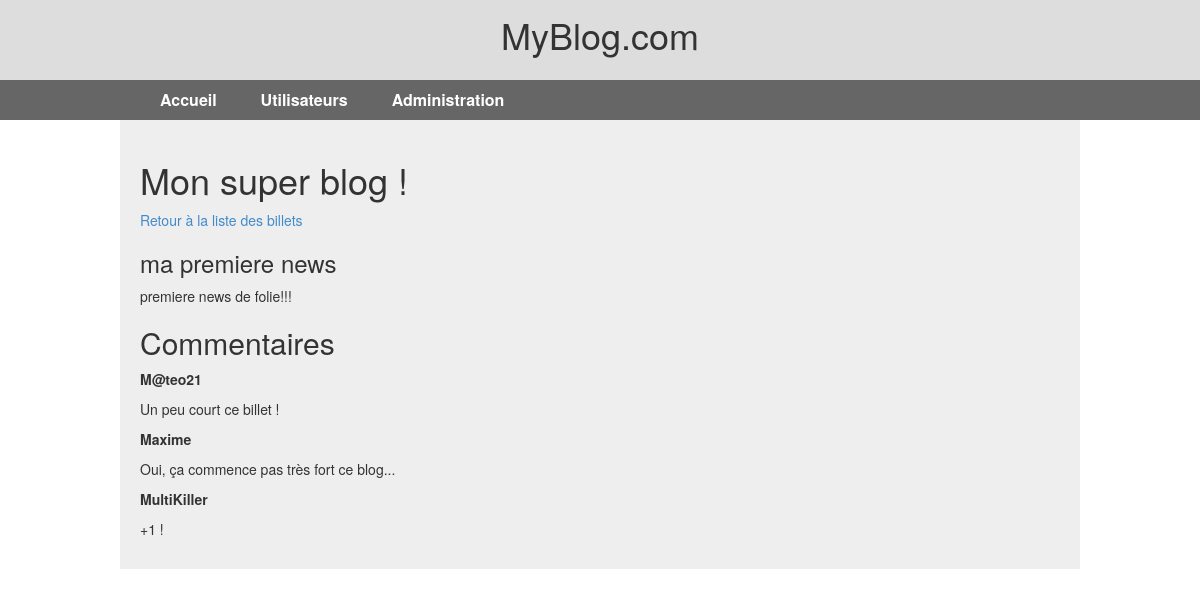
/?page=news&id=1, run on the app's committed database.
### tables this page shows
CREATE TABLE IF NOT EXISTS `news` (
  `id` int(11) NOT NULL AUTO_INCREMENT,
  `titre` varchar(255) NOT NULL,
  `contenu` text NOT NULL,
  PRIMARY KEY (`id`)
);

CREATE TABLE IF NOT EXISTS `commentaires` (
  `id` int(11) NOT NULL AUTO_INCREMENT,
  `id_billet` int(11) NOT NULL,
  `auteur` varchar(255) NOT NULL,
  `commentaire` text NOT NULL,
  `date_commentaire` datetime NOT NULL,
  PRIMARY KEY (`id`)
);

### controleur/news.php (called while the page is built, shortened)
<?php
$manager = new NewsManager($db);
$managercomm = new CommentairesManager($db);
$id = $_GET['id'];
$news = $manager->get($id);
$comms = $managercomm->getList($id);
include_once('vue/news.php');

### modele/NewsManager.class.php (called while the page is built, shortened)
<?php
class NewsManager
{
  private $_db;
  public function get($id)
  {
   $q = $this->_db->prepare('SELECT id, titre, contenu FROM news where id = :id');
   $q->bindValue(':id', $id);
   $q->execute();
    $donnees = $q->fetch(PDO::FETCH_ASSOC);
    return new News($donnees);
  }
  public function setDb(PDO $db)
  {
    $this->_db = $db;
  }
}

### modele/News.class.php (called while the page is built, shortened)
<?php
class News
{
public $_id,
          $_titre,
          $_contenu;
  public function hydrate(array $donnees)
  {
    foreach ($donnees as $key => $value)
    {
      $method = 'set'.ucfirst($key);
    }
  }
  public function contenu()
  {
    return $this->_contenu;
  }
  public function titre()
  {
    return $this->_titre;
  }
  public function setId($id)
  {
    $id = (int) $id;
  }
  public function setTitre($titre)
  {
    if (is_string($titre))
    {
      $this->_titre = $titre;
    }
  }
  public function setContenu($contenu)
  {
    if (is_string($contenu))
    {
      $this->_contenu = $contenu;
    }
  }
}

### modele/CommentairesManager.class.php (called while the page is built, shortened)
<?php
class CommentairesManager
{
  private $_db;
  public function getList($id)
  {
    $comms = array();
    $q = $this->_db->prepare('SELECT id, auteur, commentaire FROM commentaires WHERE id_billet = :id ORDER BY id');
    $q->bindValue(':id', $id);
    $q->execute();
    while ($donnees = $q->fetch(PDO::FETCH_ASSOC))
    {
      $comms[] = new Commentaires($donnees);
    }
    return $comms;
  }
  public function setDb(PDO $db)
  {
    $this->_db = $db;
  }
}

### modele/Commentaires.class.php (called while the page is built, shortened)
<?php
class Commentaires
{
public $_id,
          $_id_billet,
          $_auteur,
          $_commentaire;
  public function hydrate(array $donnees)
  {
    foreach ($donnees as $key => $value)
    {
      $method = 'set'.ucfirst($key);
    }
  }
  public function auteur()
  {
    return $this->_auteur;
  }
  public function commentaire()
  {
    return $this->_commentaire;
  }
  public function setId($id)
  {
    $id = (int) $id;
  }
  public function setAuteur($auteur)
  {
    if (is_string($auteur))
    {
      $this->_auteur = $auteur;
    }
  }
  public function setCommentaire($commentaire)
  {
    if (is_string($commentaire))
    {
      $this->_commentaire = $commentaire;
    }
  }
}

### vue/news.php (the view)
<h1>Mon super blog !</h1>
<p><a href="?page=index">Retour à la liste des billets</a></p>
<div class="news">
    <h3>
        <?= $news->titre(); ?>
    </h3>
    <p>
        <?= $news->contenu(); ?>
    </p>
</div>
<h2>Commentaires</h2>
<?php
    foreach($comms as $comm)
    {
    ?>
<p><strong><?= $comm->auteur(); ?></strong></p>
<p><?= $comm->commentaire(); ?></p>
<?php
    }
    ?>

### data on the page
news: titre "ma premiere news", contenu "premiere news de folie!!!"
commentaires: auteur "M@teo21", commentaire "Un peu court ce billet !"
commentaires: auteur "Maxime", commentaire "Oui, ça commence pas très fort ce blog..."
commentaires: auteur "MultiKiller", commentaire "+1 !"
